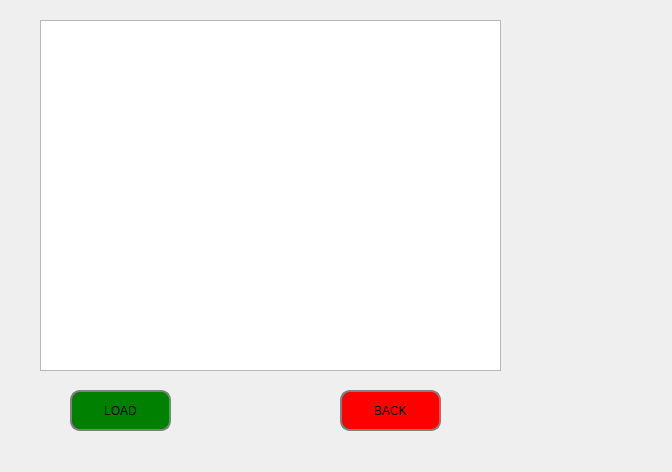
<?xml version="1.0" encoding="UTF-8"?>
<ui version="4.0">
 <class>update_department</class>
 <widget class="QDialog" name="update_department">
  <property name="geometry">
   <rect>
    <x>0</x>
    <y>0</y>
    <width>672</width>
    <height>472</height>
   </rect>
  </property>
  <property name="windowTitle">
   <string>Dialog</string>
  </property>
  <widget class="QTableView" name="tableView">
   <property name="geometry">
    <rect>
     <x>40</x>
     <y>20</y>
     <width>461</width>
     <height>351</height>
    </rect>
   </property>
  </widget>
  <widget class="QPushButton" name="pushButton">
   <property name="geometry">
    <rect>
     <x>70</x>
     <y>390</y>
     <width>101</width>
     <height>41</height>
    </rect>
   </property>
   <property name="styleSheet">
    <string notr="true">#pushButton {
border: 2px solid gray;
border-radius: 10px;
padding: 0 8px;
background: green;
selection-background-color: darkgray;
}</string>
   </property>
   <property name="text">
    <string>LOAD</string>
   </property>
  </widget>
  <widget class="QPushButton" name="backButton_1">
   <property name="geometry">
    <rect>
     <x>340</x>
     <y>390</y>
     <width>101</width>
     <height>41</height>
    </rect>
   </property>
   <property name="toolTipDuration">
    <number>1</number>
   </property>
   <property name="styleSheet">
    <string notr="true">#backButton_1 {
border: 2px solid gray;
border-radius: 10px;
padding: 0 8px;
background: red;
selection-background-color: darkgray;
}</string>
   </property>
   <property name="text">
    <string>BACK</string>
   </property>
  </widget>
 </widget>
 <resources/>
 <connections/>
</ui>
